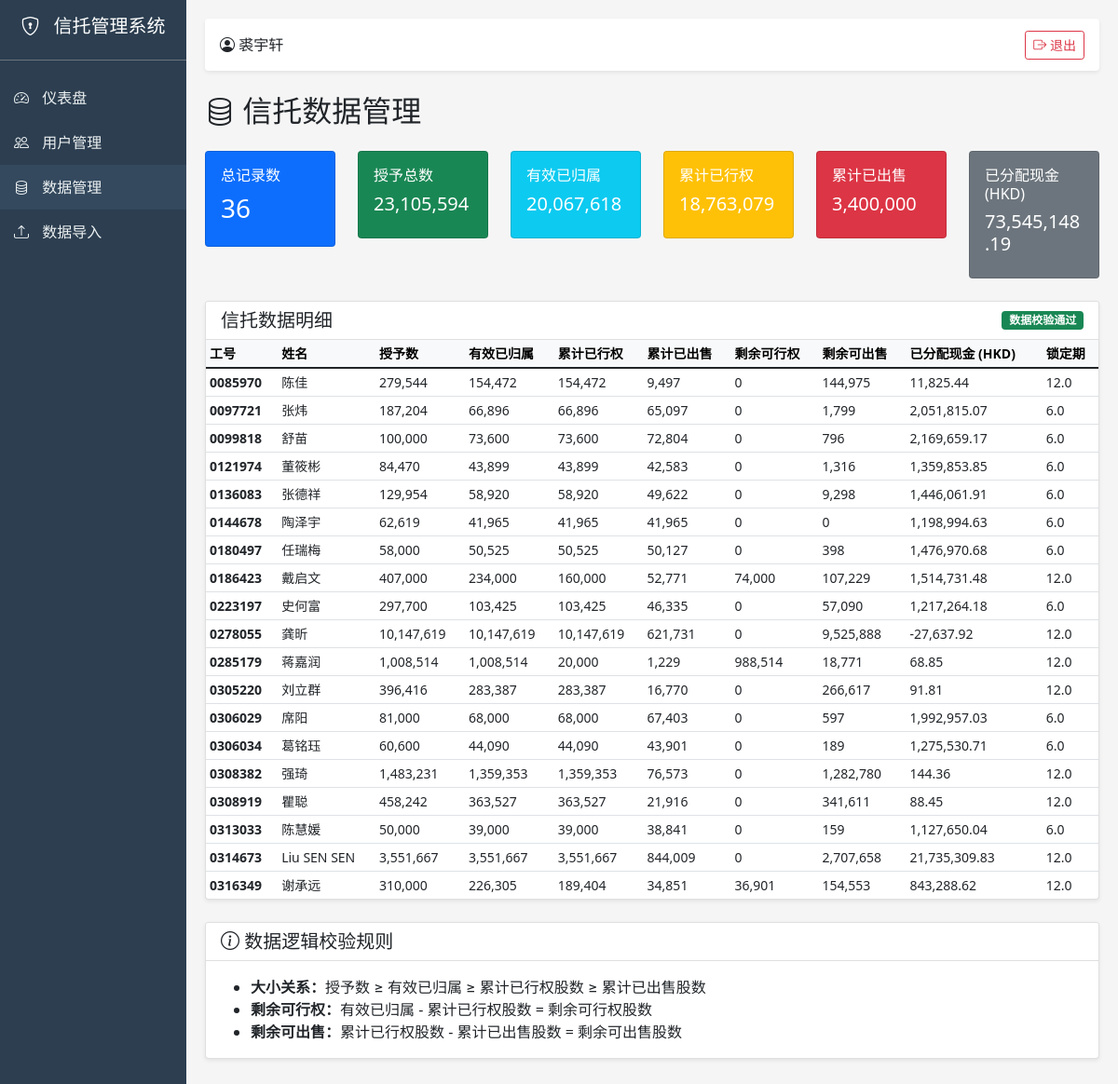
The app's page /admin/data (signed in) with its own data.
### models.py (models this page shows, shortened)
class User(db.Model):
    __tablename__ = 'users'
    id = db.Column(db.Integer, primary_key=True)
    username = db.Column(db.String(80), unique=True, nullable=False)  # 登录用户名（手机号）
    phone = db.Column(db.String(50), unique=True, nullable=False, index=True)  # 手机号（登录用）
    verify_code = db.Column(db.String(6))  # 验证码
    verify_code_expires = db.Column(db.DateTime)  # 验证码过期时间
    employee_no = db.Column(db.String(50), index=True)  # 工号（不唯一，允许管理员同时有员工数据）
    name = db.Column(db.String(100))  # 姓名
    role = db.Column(db.String(20), default='user')  # admin/user
    department = db.Column(db.String(100))  # 部门
    email = db.Column(db.String(200))  # 邮箱
    is_active = db.Column(db.Boolean, default=True)
    created_at = db.Column(db.DateTime, default=datetime.utcnow)
    @property
    def is_authenticated(self):
        return True
    @property
    def password_hash(self):
        return self._password_hash or ''

class TrustData(db.Model):
    __tablename__ = 'trust_data'
    id = db.Column(db.Integer, primary_key=True)
    employee_no = db.Column(db.String(50), nullable=False, index=True)  # 工号
    name = db.Column(db.String(100))  # 姓名
    lock_period = db.Column(db.String(50))  # 锁定期
    grant_shares = db.Column(db.Numeric(20, 4))  # 授予数
    valid_vested = db.Column(db.Numeric(20, 4))  # 有效已归属
    exercised_shares = db.Column(db.Numeric(20, 4))  # 累计已行权股数
    sold_shares = db.Column(db.Numeric(20, 4))  # 累计已出售股数
    remaining_exercisable = db.Column(db.Numeric(20, 4))  # 剩余可行权股数
    remaining_sellable = db.Column(db.Numeric(20, 4))  # 剩余可出售股数
    allocated_cash = db.Column(db.Numeric(20, 4))  # 已分配现金额（HKD）
    first_exercise_shares = db.Column(db.Numeric(20, 4))  # 行权数
    first_sold_shares = db.Column(db.Numeric(20, 4))  # 出售数
    first_income = db.Column(db.Numeric(20, 4))  # 交易收入
    first_cost = db.Column(db.Numeric(20, 4))  # 行权成本
    first_fee = db.Column(db.Numeric(20, 4))  # 交易费用
    first_allocated_shares = db.Column(db.Numeric(20, 4))  # 分配股数
    first_cash = db.Column(db.Numeric(20, 4))  # 现金收益
    second_exercise_shares = db.Column(db.Numeric(20, 4))  # 行权数
    second_sold_shares = db.Column(db.Numeric(20, 4))  # 出售数
    second_income = db.Column(db.Numeric(20, 4))  # 交易收入
    second_cost = db.Column(db.Numeric(20, 4))  # 成本
    second_fee = db.Column(db.Numeric(20, 4))  # 总交易费用
    second_share_change = db.Column(db.Numeric(20, 4))  # 股数变动值
    second_cash = db.Column(db.Numeric(20, 4))  # 分配现金金额
    total_exercise_shares = db.Column(db.Numeric(20, 4))  # 累计行权数
    total_sold_shares = db.Column(db.Numeric(20, 4))  # 累计出售数
    total_income = db.Column(db.Numeric(20, 4))  # 累计交易收入
    total_cost = db.Column(db.Numeric(20, 4))  # 累计行权成本
    total_fee = db.Column(db.Numeric(20, 4))  # 累计交易费用
    remaining_shares = db.Column(db.Numeric(20, 4))  # 累计剩余待分配股票
    total_allocated = db.Column(db.Numeric(20, 4))  # 累计分配金额
    remaining_exercisable = db.Column(db.Numeric(20, 4))  # 剩余可行权股数
    exercisable_sellable = db.Column(db.Numeric(20, 4))  # 行权可卖股数
    sell_income = db.Column(db.Numeric(20, 4))  # 卖股收益
    sell_tax = db.Column(db.Numeric(20, 4))  # 卖股缴税
    total_sell = db.Column(db.Numeric(20, 4))  # 合计卖股
    survey_type = db.Column(db.String(100))  # 问卷类型
    is_exercised = db.Column(db.String(50))  # 是否行权
    exercise_qty = db.Column(db.String(50))  # 行权数量
    exercise_price = db.Column(db.String(50))  # 行权价
    is_sold = db.Column(db.String(50))  # 是否卖股
    sold_qty = db.Column(db.String(50))  # 卖出股票数量
    sold_price = db.Column(db.String(50))  # 卖股价格
    sold_tax_flag = db.Column(db.String(50))  # 卖股缴税
    sold_tax_price = db.Column(db.String(50))  # 卖股缴税价格
    data_source = db.Column(db.String(20), default='import')
    import_batch = db.Column(db.String(50))  # 导入批次
    created_at = db.Column(db.DateTime, default=datetime.utcnow)
    updated_at = db.Column(db.DateTime, default=datetime.utcnow, onupdate=datetime.utcnow)

### app.py (the view, shortened to what this page needs)
@app.route('/admin/data')
@login_required
def admin_data():
    if current_user.role != 'admin':
        flash('无权限访问', 'danger')
        return redirect(url_for('dashboard'))
    search = request.args.get('search', '')
    query = TrustData.query
    data = query.order_by(TrustData.employee_no).all()
    total_grant = sum(float(r.grant_shares) for r in data if r.grant_shares)
    total_vested = sum(float(r.valid_vested) for r in data if r.valid_vested)
    total_exercised = sum(float(r.exercised_shares) for r in data if r.exercised_shares)
    total_sold = sum(float(r.sold_shares) for r in data if r.sold_shares)
    total_cash = sum(float(r.allocated_cash) for r in data if r.allocated_cash)
    return render_template('data.html', data=data, search=search,
                         total_grant=total_grant, total_vested=total_vested,
                         total_exercised=total_exercised, total_sold=total_sold,
                         total_cash=total_cash)

### app.py (called while the page is built)
@login_manager.user_loader
def load_user(user_id):
    return User.query.get(int(user_id))

### templates/data.html (shortened to what this page needs)
<!DOCTYPE html>
<html lang="zh-CN">
<head>
    <link href="https://cdn.jsdelivr.net/npm/bootstrap@5.1.3/dist/css/bootstrap.min.css" rel="stylesheet">
    <link href="https://cdn.jsdelivr.net/npm/bootstrap-icons@1.8.0/font/bootstrap-icons.css" rel="stylesheet">
</head>
<body>
    <div class="container-fluid">
        <div class="row">
            <div class="col-md-2 sidebar p-0">
                <div class="p-3 text-white text-center border-bottom border-secondary">
                    <h5><i class="bi bi-shield-lock"></i> 信托管理系统</h5>
                </div>
                <nav class="mt-3">
                    <a href="{{ url_for('dashboard') }}"><i class="bi bi-speedometer2"></i> 仪表盘</a>
                    <a href="{{ url_for('admin_users') }}"><i class="bi bi-people"></i> 用户管理</a>
                    <a href="{{ url_for('admin_data') }}" class="active"><i class="bi bi-database"></i> 数据管理</a>
                    <a href="{{ url_for('admin_import') }}"><i class="bi bi-upload"></i> 数据导入</a>
                </nav>
            </div>
            <div class="col-md-10 content">
                <nav class="navbar navbar-expand-lg mb-4 px-3 py-2 rounded bg-white shadow-sm">
                    <span class="navbar-text"><i class="bi bi-person-circle"></i> {{ current_user.name }}</span>
                    <div class="ms-auto">
                        <a href="{{ url_for('logout') }}" class="btn btn-outline-danger btn-sm"><i class="bi bi-box-arrow-right"></i> 退出</a>
                    </div>
                </nav>
                <h2 class="mb-4"><i class="bi bi-database"></i> 信托数据管理</h2>
                <div class="row mb-4">
                    <div class="col-md-2">
                        <div class="card bg-primary text-white">
                            <div class="card-body">
                                <h6>总记录数</h6>
                                <h3>{{ data|length if data else 0 }}</h3>
                            </div>
                        </div>
                    </div>
                    <div class="col-md-2">
                        <div class="card bg-success text-white">
                            <div class="card-body">
                                <h6>授予总数</h6>
                                <h5>{{ "{:,.0f}".format(total_grant) if total_grant else '0' }}</h5>
                            </div>
                        </div>
                    </div>
                    <div class="col-md-2">
                        <div class="card bg-info text-white">
                            <div class="card-body">
                                <h6>有效已归属</h6>
                                <h5>{{ "{:,.0f}".format(total_vested) if total_vested else '0' }}</h5>
                            </div>
                        </div>
                    </div>
                    <div class="col-md-2">
                        <div class="card bg-warning text-white">
                            <div class="card-body">
                                <h6>累计已行权</h6>
                                <h5>{{ "{:,.0f}".format(total_exercised) if total_exercised else '0' }}</h5>
                            </div>
                        </div>
                    </div>
                    <div class="col-md-2">
                        <div class="card bg-danger text-white">
                            <div class="card-body">
                                <h6>累计已出售</h6>
                                <h5>{{ "{:,.0f}".format(total_sold) if total_sold else '0' }}</h5>
                            </div>
                        </div>
                    </div>
                    <div class="col-md-2">
                        <div class="card bg-secondary text-white">
                            <div class="card-body">
                                <h6>已分配现金 (HKD)</h6>
                                <h5>{{ "{:,.2f}".format(total_cash) if total_cash else '0' }}</h5>
                            </div>
                        </div>
                    </div>
                </div>
                <div class="card shadow-sm">
                    <div class="card-header bg-white d-flex justify-content-between align-items-center">
                        <h5 class="mb-0">信托数据明细</h5>
                        <span class="badge bg-success">数据校验通过</span>
                    </div>
                    <div class="card-body p-0">
                        {% if data and data|length > 0 %}
                        <div style="max-height: 600px; overflow-y: auto;">
                            <table class="table table-hover table-sm mb-0">
                                <thead class="table-light sticky-top">
                                    <tr>
                                        <th>工号</th>
                                        <th>姓名</th>
                                        <th>授予数</th>
                                        <th>有效已归属</th>
                                        <th>累计已行权</th>
                                        <th>累计已出售</th>
                                        <th>剩余可行权</th>
                                        <th>剩余可出售</th>
                                        <th>已分配现金 (HKD)</th>
                                        <th>锁定期</th>
                                    </tr>
                                </thead>
                                <tbody>
                                    {% for record in data %}
                                    <tr>
                                        <td><strong>{{ record.employee_no }}</strong></td>
                                        <td>{{ record.name or '-' }}</td>
                                        <td>{{ "{:,.0f}".format(record.grant_shares|float) if record.grant_shares else '0' }}</td>
                                        <td>{{ "{:,.0f}".format(record.valid_vested|float) if record.valid_vested else '0' }}</td>
                                        <td>{{ "{:,.0f}".format(record.exercised_shares|float) if record.exercised_shares else '0' }}</td>
                                        <td>{{ "{:,.0f}".format(record.sold_shares|float) if record.sold_shares else '0' }}</td>
                                        <td>{{ "{:,.0f}".format(record.remaining_exercisable|float) if record.remaining_exercisable else '0' }}</td>
                                        <td>{{ "{:,.0f}".format(record.remaining_sellable|float) if record.remaining_sellable else '0' }}</td>
                                        <td>{{ "{:,.2f}".format(record.allocated_cash|float) if record.allocated_cash else '0' }}</td>
                                        <td>{{ record.lock_period or '-' }}</td>
                                    </tr>
                                    {% endfor %}
                                </tbody>
                            </table>
                        </div>
                        {% else %}
                        <div class="text-center text-muted py-5">
                            <i class="bi bi-inbox" style="font-size: 3rem;"></i>
                            <p class="mt-3">暂无信托数据</p>
                        </div>
                        {% endif %}
                    </div>
                </div>
                <div class="card shadow-sm mt-4">
                    <div class="card-header bg-white">
                        <h5 class="mb-0"><i class="bi bi-info-circle"></i> 数据逻辑校验规则</h5>
                    </div>
                    <div class="card-body">
                        <ul class="mb-0">
                            <li><strong>大小关系：</strong>授予数 ≥ 有效已归属 ≥ 累计已行权股数 ≥ 累计已出售股数</li>
                            <li><strong>剩余可行权：</strong>有效已归属 - 累计已行权股数 = 剩余可行权股数</li>
                            <li><strong>剩余可出售：</strong>累计已行权股数 - 累计已出售股数 = 剩余可出售股数</li>
                        </ul>
                    </div>
                </div>
            </div>
        </div>
    </div>
</body>
</html>

### templates/data.html (style rules this page uses)
body { background-color: #f5f5f5; }
.sidebar { min-height: 100vh; background: #2c3e50; }
.sidebar a { color: #ecf0f1; text-decoration: none; padding: 12px 15px; display: block; }
.sidebar a:hover, .sidebar a.active { background: #34495e; }
.sidebar i { margin-right: 10px; }
.content { padding: 20px; }
.table-sm td, .table-sm th { font-size: 0.875rem; }

### records on screen
User: name "裘宇轩"
TrustData: employee_no "0085970", name "陈佳", grant_shares "279,544", valid_vested "154,472", exercised_shares "154,472", sold_shares "9,497", remaining_exercisable "0", remaining_sellable "144,975", allocated_cash "11,825.44", lock_period "12.0"
TrustData: employee_no "0097721", name "张炜", grant_shares "187,204", valid_vested "66,896", exercised_shares "66,896", sold_shares "65,097", remaining_exercisable "0", remaining_sellable "1,799", allocated_cash "2,051,815.07", lock_period "6.0"
TrustData: employee_no "0099818", name "舒苗", grant_shares "100,000", valid_vested "73,600", exercised_shares "73,600", sold_shares "72,804", remaining_exercisable "0", remaining_sellable "796", allocated_cash "2,169,659.17", lock_period "6.0"
TrustData: employee_no "0121974", name "董筱彬", grant_shares "84,470", valid_vested "43,899", exercised_shares "43,899", sold_shares "42,583", remaining_exercisable "0", remaining_sellable "1,316", allocated_cash "1,359,853.85", lock_period "6.0"
TrustData: employee_no "0136083", name "张德祥", grant_shares "129,954", valid_vested "58,920", exercised_shares "58,920", sold_shares "49,622", remaining_exercisable "0", remaining_sellable "9,298", allocated_cash "1,446,061.91", lock_period "6.0"
TrustData: employee_no "0144678", name "陶泽宇", grant_shares "62,619", valid_vested "41,965", exercised_shares "41,965", sold_shares "41,965", remaining_exercisable "0", remaining_sellable "0", allocated_cash "1,198,994.63", lock_period "6.0"
TrustData: employee_no "0180497", name "任瑞梅", grant_shares "58,000", valid_vested "50,525", exercised_shares "50,525", sold_shares "50,127", remaining_exercisable "0", remaining_sellable "398", allocated_cash "1,476,970.68", lock_period "6.0"
TrustData: employee_no "0186423", name "戴启文", grant_shares "407,000", valid_vested "234,000", exercised_shares "160,000", sold_shares "52,771", remaining_exercisable "74,000", remaining_sellable "107,229", allocated_cash "1,514,731.48", lock_period "12.0"
TrustData: employee_no "0223197", name "史何富", grant_shares "297,700", valid_vested "103,425", exercised_shares "103,425", sold_shares "46,335", remaining_exercisable "0", remaining_sellable "57,090", allocated_cash "1,217,264.18", lock_period "6.0"
TrustData: employee_no "0278055", name "龚昕", grant_shares "10,147,619", valid_vested "10,147,619", exercised_shares "10,147,619", sold_shares "621,731", remaining_exercisable "0", remaining_sellable "9,525,888", allocated_cash "-27,637.92", lock_period "12.0"
TrustData: employee_no "0285179", name "蒋嘉润", grant_shares "1,008,514", valid_vested "1,008,514", exercised_shares "20,000", sold_shares "1,229", remaining_exercisable "988,514", remaining_sellable "18,771", allocated_cash "68.85", lock_period "12.0"
TrustData: employee_no "0305220", name "刘立群", grant_shares "396,416", valid_vested "283,387", exercised_shares "283,387", sold_shares "16,770", remaining_exercisable "0", remaining_sellable "266,617", allocated_cash "91.81", lock_period "12.0"
TrustData: employee_no "0306029", name "席阳", grant_shares "81,000", valid_vested "68,000", exercised_shares "68,000", sold_shares "67,403", remaining_exercisable "0", remaining_sellable "597", allocated_cash "1,992,957.03", lock_period "6.0"
TrustData: employee_no "0306034", name "葛铭珏", grant_shares "60,600", valid_vested "44,090", exercised_shares "44,090", sold_shares "43,901", remaining_exercisable "0", remaining_sellable "189", allocated_cash "1,275,530.71", lock_period "6.0"
TrustData: employee_no "0308382", name "强琦", grant_shares "1,483,231", valid_vested "1,359,353", exercised_shares "1,359,353", sold_shares "76,573", remaining_exercisable "0", remaining_sellable "1,282,780", allocated_cash "144.36", lock_period "12.0"
TrustData: employee_no "0308919", name "瞿聪", grant_shares "458,242", valid_vested "363,527", exercised_shares "363,527", sold_shares "21,916", remaining_exercisable "0", remaining_sellable "341,611", allocated_cash "88.45", lock_period "12.0"
TrustData: employee_no "0313033", name "陈慧媛", grant_shares "50,000", valid_vested "39,000", exercised_shares "39,000", sold_shares "38,841", remaining_exercisable "0", remaining_sellable "159", allocated_cash "1,127,650.04", lock_period "6.0"
TrustData: employee_no "0314673", name "Liu SEN SEN", grant_shares "3,551,667", valid_vested "3,551,667", exercised_shares "3,551,667", sold_shares "844,009", remaining_exercisable "0", remaining_sellable "2,707,658", allocated_cash "21,735,309.83", lock_period "12.0"
TrustData: employee_no "0316349", name "谢承远", grant_shares "310,000", valid_vested "226,305", exercised_shares "189,404", sold_shares "34,851", remaining_exercisable "36,901", remaining_sellable "154,553", allocated_cash "843,288.62", lock_period "12.0"

### other values on screen
{{ data|length if data else 0 }} "36"
{{ "{:,.0f}".format(total_grant) if total_grant else '0' }} "23,105,594"
{{ "{:,.0f}".format(total_vested) if total_vested else '0' }} "20,067,618"
{{ "{:,.0f}".format(total_exercised) if total_exercised else '0' }} "18,763,079"
{{ "{:,.0f}".format(total_sold) if total_sold else '0' }} "3,400,000"
{{ "{:,.2f}".format(total_cash) if total_cash else '0' }} "73,545,148.19"
